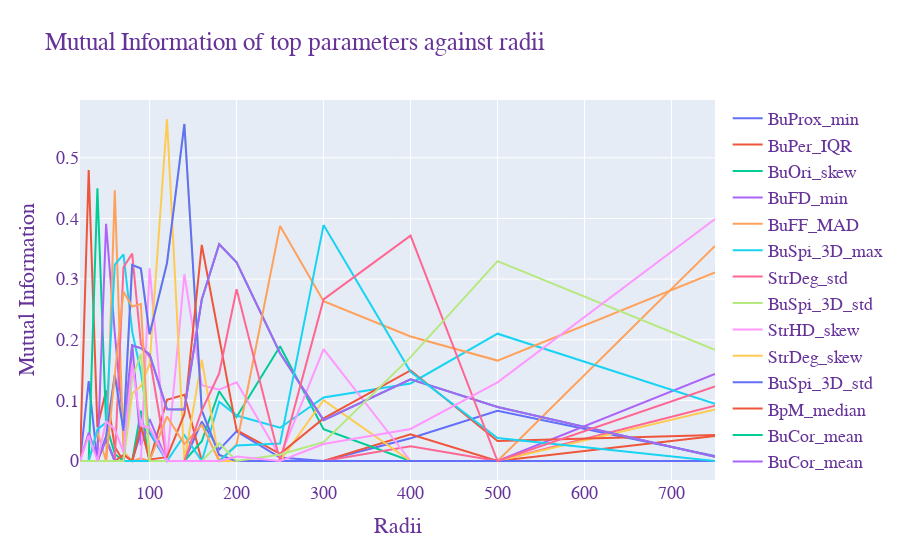

Notebook source saved alongside this figure:
### Markdown cell above
# Daytime

### Code cell
# interactive plot
import plotly.express as px
import plotly.graph_objects as go

fig = go.Figure()
for i in top_params:
    fig.add_trace(go.Scatter(x=list(mi_dict.keys()), y=[mi_dict[j][mi_dict[j].index==i].values[0] for j in mi_dict.keys()], mode='lines', name=i))


fig.update_layout(
    title="Mutual Information of top parameters against radii",
    xaxis_title="Radii",
    yaxis_title="Mutual Information",
    font=dict(
        family="Courier New, monospace",
        size=18,
        color="RebeccaPurple"
    )
)

fig.show()

### Figure 1 — Plotly figure (JSON) as saved in the notebook; plotly's stock layout.template omitted (floating-point values rounded to 4 significant figures)
{"data": [{"mode": "lines", "name": "BuProx_min", "type": "scatter", "x": [20, 30, 40, 50, 60, 70, 80, 90, 100, 120, 140, 160, 180, 200, 250, 300, 400, 500, 750], "y": [2.22e-16, 0.1318, 0, 0.03744, 0, 0, 0, 0.04754, 0.04609, 0, 0, 0.06505, 0.01879, 0.04893, 0.005595, 0, 0.03743, 0.08267, 0.008381]}, {"mode": "lines", "name": "BuPer_IQR", "type": "scatter", "x": [20, 30, 40, 50, 60, 70, 80, 90, 100, 120, 140, 160, 180, 200, 250, 300, 400, 500, 750], "y": [0, 0.4799, 0.05572, 0.1162, 0.0232, 0, 0, 0.05805, 0, 0.1009, 0.1091, 0, 0, 0, 0, 0, 0.04385, 0, 0.04131]}, {"mode": "lines", "name": "BuOri_skew", "type": "scatter", "x": [20, 30, 40, 50, 60, 70, 80, 90, 100, 120, 140, 160, 180, 200, 250, 300, 400, 500, 750], "y": [0, 0, 0.4496, 0.0605, 0.01168, 0, 0, 0.08311, 0, 0, 0, 0.03255, 0.115, 0.07265, 0.1892, 0.05232, 0, 0, 0]}, {"mode": "lines", "name": "BuFD_min", "type": "scatter", "x": [20, 30, 40, 50, 60, 70, 80, 90, 100, 120, 140, 160, 180, 200, 250, 300, 400, 500, 750], "y": [0, 0.04672, 0.004997, 0.3911, 0.2106, 0.05446, 0.1929, 0.02581, 0.06917, 0, 0, 0, 0, 0, 0, 0, 0, 0, 0.1435]}, {"mode": "lines", "name": "BuFF_MAD", "type": "scatter", "x": [20, 30, 40, 50, 60, 70, 80, 90, 100, 120, 140, 160, 180, 200, 250, 300, 400, 500, 750], "y": [0, 0, 0.04838, 0, 0.4466, 0.01487, 0, 0.004469, 0, 0, 0, 0, 0, 0, 0, 0, 0, 0, 0.3548]}, {"mode": "lines", "name": "BuSpi_3D_max", "type": "scatter", "x": [20, 30, 40, 50, 60, 70, 80, 90, 100, 120, 140, 160, 180, 200, 250, 300, 400, 500, 750], "y": [2.22e-16, 0, 0.05203, 0.06353, 0.3238, 0.3408, 0.2138, 0.1463, 0.04938, 0, 0.04246, 0, 0.09788, 0.07491, 0.05486, 0.1047, 0.1279, 0.2099, 0.09419]}, {"mode": "lines", "name": "StrDeg_std", "type": "scatter", "x": [20, 30, 40, 50, 60, 70, 80, 90, 100, 120, 140, 160, 180, 200, 250, 300, 400, 500, 750], "y": [null, null, null, null, 2.22e-16, 0.3194, 0.3421, 0.1928, 0.1715, 0, 0, 0, 0, 0, 0, 0, 0.02419, 0, 0.09116]}, {"mode": "lines", "name": "BuSpi_3D_std", "type": "scatter", "x": [20, 30, 40, 50, 60, 70, 80, 90, 100, 120, 140, 160, 180, 200, 250, 300, 400, 500, 750], "y": [0, 0, 0, 0.04083, 0.1422, 0.04952, 0.3235, 0.3174, 0.2089, 0.3263, 0.5559, 0.08339, 0.009813, 0, 0, 0, 0, 0, 0]}, {"mode": "lines", "name": "StrHD_skew", "type": "scatter", "x": [20, 30, 40, 50, 60, 70, 80, 90, 100, 120, 140, 160, 180, 200, 250, 300, 400, 500, 750], "y": [null, null, null, null, null, 0, 0, 0, 0.318, 0, 0.308, 0.1251, 0.1175, 0.1297, 0.006944, 0.1844, 0, null, null]}, {"mode": "lines", "name": "StrDeg_skew", "type": "scatter", "x": [20, 30, 40, 50, 60, 70, 80, 90, 100, 120, 140, 160, 180, 200, 250, 300, 400, 500, 750], "y": [null, null, null, null, null, 2.22e-16, 0.1111, 0.1233, 0.1601, 0.564, 0, 0.1673, 0, 0, 0, 0.1002, 0, 0, 0.08505]}, {"mode": "lines", "name": "BuSpi_3D_std", "type": "scatter", "x": [20, 30, 40, 50, 60, 70, 80, 90, 100, 120, 140, 160, 180, 200, 250, 300, 400, 500, 750], "y": [0, 0, 0, 0.04083, 0.1422, 0.04952, 0.3235, 0.3174, 0.2089, 0.3263, 0.5559, 0.08339, 0.009813, 0, 0, 0, 0, 0, 0]}, {"mode": "lines", "name": "BpM_median", "type": "scatter", "x": [20, 30, 40, 50, 60, 70, 80, 90, 100, 120, 140, 160, 180, 200, 250, 300, 400, 500, 750], "y": [null, null, 0, 0, 0, 0.01014, 0, 0.05778, 0.002635, 0.006335, 0.0771, 0.3563, 0.2057, 0.05096, 0.01181, 0.0703, 0.1495, 0.03285, 0.04291]}, {"mode": "lines", "name": "BuCor_mean", "type": "scatter", "x": [20, 30, 40, 50, 60, 70, 80, 90, 100, 120, 140, 160, 180, 200, 250, 300, 400, 500, 750], "y": [0, 0, 0, 0.03541, 0, 0, 0.1903, 0.1862, 0.1759, 0.08527, 0.08513, 0.2663, 0.3575, 0.3277, 0.1778, 0.06738, 0.1346, 0.08905, 0.006914]}, {"mode": "lines", "name": "BuCor_mean", "type": "scatter", "x": [20, 30, 40, 50, 60, 70, 80, 90, 100, 120, 140, 160, 180, 200, 250, 300, 400, 500, 750], "y": [0, 0, 0, 0.03541, 0, 0, 0.1903, 0.1862, 0.1759, 0.08527, 0.08513, 0.2663, 0.3575, 0.3277, 0.1778, 0.06738, 0.1346, 0.08905, 0.006914]}, {"mode": "lines", "name": "BuGir_MAD", "type": "scatter", "x": [20, 30, 40, 50, 60, 70, 80, 90, 100, 120, 140, 160, 180, 200, 250, 300, 400, 500, 750], "y": [0, 0, 0, 0, 0.1411, 0.2793, 0.2548, 0.2588, 0, 0.07341, 0.02772, 0.05968, 0, 0.02719, 0.3877, 0.2636, 0.2053, 0.1656, 0.3111]}, {"mode": "lines", "name": "StrHD_std", "type": "scatter", "x": [20, 30, 40, 50, 60, 70, 80, 90, 100, 120, 140, 160, 180, 200, 250, 300, 400, 500, 750], "y": [null, null, null, null, null, 0, 0, 0, 0, 0, 0, 0, 0, 0.02549, 0.02874, 0.389, 0.1473, 0.0379, 0]}, {"mode": "lines", "name": "CyInd_skew", "type": "scatter", "x": [20, 30, 40, 50, 60, 70, 80, 90, 100, 120, 140, 160, 180, 200, 250, 300, 400, 500, 750], "y": [null, null, null, null, null, null, null, null, null, null, 0, 0.08333, 0.1444, 0.2833, 0, 0.2664, 0.3717, 0, 0.1228]}, {"mode": "lines", "name": "BuGir_skew", "type": "scatter", "x": [20, 30, 40, 50, 60, 70, 80, 90, 100, 120, 140, 160, 180, 200, 250, 300, 400, 500, 750], "y": [0, 0, 0, 0, 0, 0, 0.1367, 0.1764, 0, 0, 0, 0, 0.02923, 0, 0.0108, 0.03096, 0.1713, 0.3296, 0.1833]}, {"mode": "lines", "name": "BuSqC_mode", "type": "scatter", "x": [20, 30, 40, 50, 60, 70, 80, 90, 100, 120, 140, 160, 180, 200, 250, 300, 400, 500, 750], "y": [0, 0.04206, 0, 0.06558, 0.0521, 0.01474, 0.1605, 0.05844, 0.05539, 0, 0, 0, 0, 0.007392, 0, 0.02805, 0.05277, 0.1296, 0.3991]}], "layout": {"font": {"color": "RebeccaPurple", "family": "Courier New, monospace", "size": 18}, "title": {"text": "Mutual Information of top parameters against radii"}, "xaxis": {"title": {"text": "Radii"}}, "yaxis": {"title": {"text": "Mutual Information"}}}}
